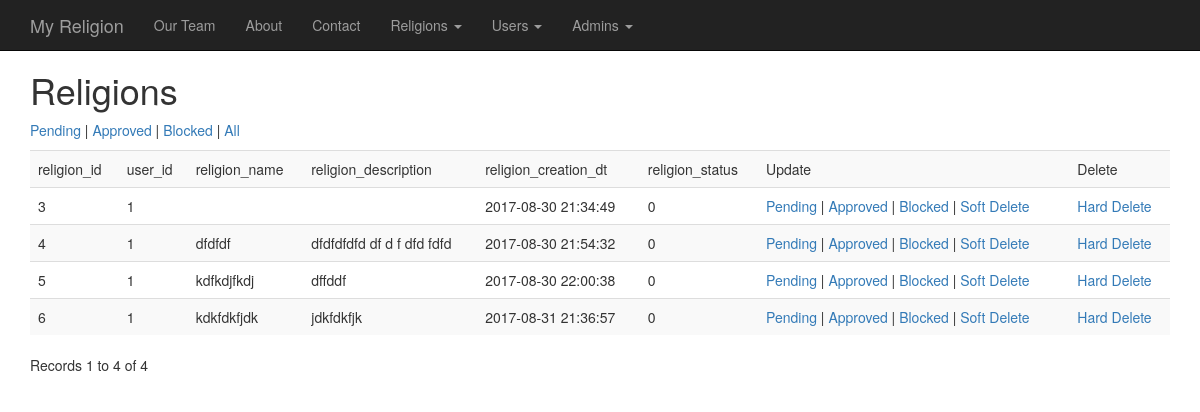
Screenshot of /0001_myreligion/admin/religions.php (signed in) with the database file from the repository.
### tables this page shows
CREATE TABLE `religions` (
  `religion_id` int(11) NOT NULL AUTO_INCREMENT,
  `user_id` int(11) DEFAULT NULL,
  `religion_name` varchar(255) DEFAULT NULL,
  `religion_description` text,
  `religion_creation_dt` timestamp NOT NULL DEFAULT CURRENT_TIMESTAMP ON UPDATE CURRENT_TIMESTAMP,
  `religion_status` int(1) NOT NULL DEFAULT '0',
  `religion_type` enum('public','closed') NOT NULL DEFAULT 'closed',
  `religion_image` varchar(255) DEFAULT NULL,
  PRIMARY KEY (`religion_id`)
);

### 0001_myreligion/admin/religions.php (the view, shortened to what this page needs)
<?php require_once('../../Connections/conn.php'); ?>
<?php
$maxRows_rsReligions = 10;
$pageNum_rsReligions = 0;
$startRow_rsReligions = $pageNum_rsReligions * $maxRows_rsReligions;
$colname_rsReligions = "0";
$query_rsReligions = sprintf("SELECT * FROM religions WHERE religion_status LIKE '%s%%'", $colname_rsReligions);
$query_limit_rsReligions = sprintf("%s LIMIT %d, %d", $query_rsReligions, $startRow_rsReligions, $maxRows_rsReligions);
$rsReligions = mysql_query($query_limit_rsReligions, $conn) or die(mysql_error());
$row_rsReligions = mysql_fetch_assoc($rsReligions);
if (isset($_GET['totalRows_rsReligions'])) {
  $totalRows_rsReligions = $_GET['totalRows_rsReligions'];
} else {
  $all_rsReligions = mysql_query($query_rsReligions);
  $totalRows_rsReligions = mysql_num_rows($all_rsReligions);
}
?><!doctype html>
<html>
<head>
<link rel="stylesheet" href="../css/bootstrap.min.css">
<link rel="stylesheet" href="../css/style.css">
</head>
<body>
    <nav class="navbar navbar-inverse navbar-fixed-top">
      <div class="container">
        <div class="navbar-header">
          <a class="navbar-brand" href="../index.php">My Religion</a>
        </div>
        <div id="navbar" class="navbar-collapse collapse">
          <ul class="nav navbar-nav">
            <li><a href="../team.php">Our Team</a></li>
            <li><a href="../about.php">About</a></li>
            <li><a href="../contact.php">Contact</a></li>
            <li class="dropdown">
              <a href="#" class="dropdown-toggle" data-toggle="dropdown" role="button" aria-haspopup="true" aria-expanded="false">Religions <span class="caret"></span></a>
            </li>
			<li class="dropdown">
              <a href="#" class="dropdown-toggle" data-toggle="dropdown" role="button" aria-haspopup="true" aria-expanded="false">Users <span class="caret"></span></a>
            </li>
			<li class="dropdown">
              <a href="#" class="dropdown-toggle" data-toggle="dropdown" role="button" aria-haspopup="true" aria-expanded="false">Admins <span class="caret"></span></a>
            </li>
          </ul>
        </div>
      </div>
    </nav>
<div class="container">
<h1>Religions</h1>
<p><a href="religions.php?status=0">Pending</a> | <a href="religions.php?status=1">Approved</a> | <a href="religions.php?status=-1">Blocked</a> | <a href="religions.php?status=%">All</a></p>
<?php if ($totalRows_rsReligions > 0) {  ?>
  <div class="table-responsive">
	    <table class="table table-striped">
    <tr>
      <td valign="top">religion_id</td>
      <td valign="top">user_id</td>
      <td valign="top">religion_name</td>
      <td valign="top">religion_description</td>
      <td valign="top">religion_creation_dt</td>
      <td valign="top">religion_status</td>
      <td valign="top">Update</td>
      <td valign="top">Delete</td>
    </tr>
    <?php do { ?>
      <tr>
        <td valign="top"><?php echo $row_rsReligions['religion_id']; ?></td>
        <td valign="top"><?php echo $row_rsReligions['user_id']; ?></td>
        <td valign="top"><?php echo $row_rsReligions['religion_name']; ?></td>
        <td valign="top"><?php echo $row_rsReligions['religion_description']; ?></td>
        <td valign="top"><?php echo $row_rsReligions['religion_creation_dt']; ?></td>
        <td valign="top"><?php echo $row_rsReligions['religion_status']; ?></td>
        <td valign="top"><a href="religions.php?changed_status=0&status=<?php echo $colname_rsReligions; ?>&religion_id=<?php echo $row_rsReligions['religion_id']; ?>">Pending</a> | <a href="religions.php?changed_status=1&status=<?php echo $colname_rsReligions; ?>&religion_id=<?php echo $row_rsReligions['religion_id']; ?>">Approved</a> | <a href="religions.php?changed_status=-1&status=<?php echo $colname_rsReligions; ?>&religion_id=<?php echo $row_rsReligions['religion_id']; ?>">Blocked</a> | <a href="religions.php?changed_status=2&status=<?php echo $colname_rsReligions; ?>&religion_id=<?php echo $row_rsReligions['religion_id']; ?>">Soft Delete</a></td>
        <td valign="top"><a href="religions.php?delete_id=<?php echo $row_rsReligions['religion_id']; ?>&status=<?php echo $colname_rsReligions; ?>">Hard Delete</a></td>
      </tr>
      <?php } while ($row_rsReligions = mysql_fetch_assoc($rsReligions)); ?>
      </table>
	  </div>
  <p> Records <?php echo ($startRow_rsReligions + 1) ?> to <?php echo min($startRow_rsReligions + $maxRows_rsReligions, $totalRows_rsReligions) ?> of <?php echo $totalRows_rsReligions ?></p>
  <?php }  ?>
</div>
</body>
</html>

### 0001_myreligion/css/style.css (style rules this page uses)
body { padding-top: 50px; }

### rows the page displays
religions: religion_id "3", user "1", religion_creation_dt "2017-08-30 21:34:49", religion_status "0"
religions: religion_id "4", user "1", religion_name "dfdfdf", religion_description "dfdfdfdfd df d f dfd fdfd", religion_creation_dt "2017-08-30 21:54:32", religion_status "0"
religions: religion_id "5", user "1", religion_name "kdfkdjfkdj", religion_description "dffddf", religion_creation_dt "2017-08-30 22:00:38", religion_status "0"
religions: religion_id "6", user "1", religion_name "kdkfdkfjdk", religion_description "jdkfdkfjk", religion_creation_dt "2017-08-31 21:36:57", religion_status "0"

### other values shown
$startRow_rsReligions + 1 "1"
$totalRows_rsReligions "4"
